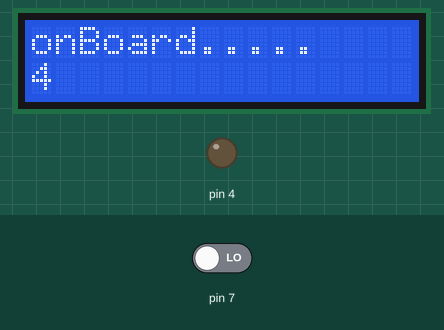
Bench run of a sketch on a simulated Arduino Uno, built with avr-gcc and run on an emulated ATmega328P. On the bench: 16×2 character LCD, output pins drawn as LEDs (lit = HIGH). The inputs (shaded band) are chosen by the test bench; at power-on: pin 7 LOW.

Above: at 4.6 s.
4.7 s: pin 7 driven HIGH
At 5.9 s:
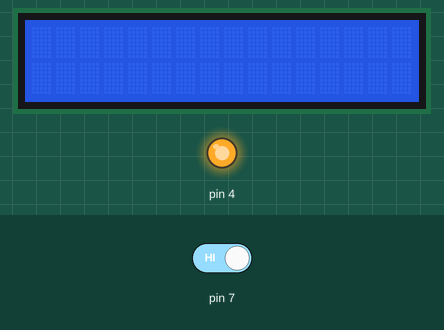
6.2 s: pin 7 driven LOW
At 8.5 s:
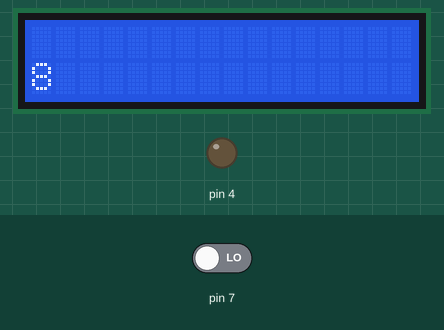
Timing chart, 0 to 10.0 s (numbered marks = the images above; inputs shaded):
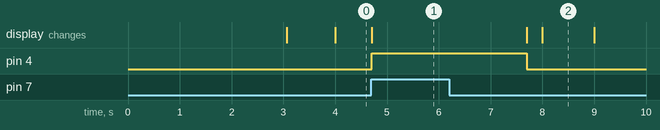

Measured:
- after the input at 4.7 s, pin 4: LOW → HIGH at once; the display: changes at once (image 1)
- after the input at 6.2 s, pin 4: HIGH → LOW after 1.5 s; the display: first changes after 1.5 s (image 2 shows a later state)

The sketch:

LCD2.ino
```cpp
/*
  LiquidCrystal Library - Hello World
 Demonstrates the use a 16x2 LCD display. (16-pin interface)

 This sketch prints "Hello World!" to the LCD and shows the time.

  The circuit:
 * LCD RS pin to digital pin 5
 * LCD Enable pin to digital pin 3
 * LCD D4 pin to digital pin 2
 * LCD D5 pin to digital pin 16
 * LCD D6 pin to digital pin 15
 * LCD D7 pin to digital pin 14
 * LCD R/W pin to ground
 * LCD VSS pin to ground
 * LCD VCC pin to 5V
 * 10K resistor:
 * ends to +5V and ground
 * wiper to LCD VO pin (pin 3)
 */

// include the library code:
#include <LiquidCrystal.h>

// initialize the library with the numbers of the interface pins
const int rs = 5, en = 3, d4 = 2, d5 = 16, d6 = 15, d7 = 14;
LiquidCrystal lcd(rs, en, d4, d5, d6, d7);

void setup() {
  pinMode(7, INPUT);pinMode(4, OUTPUT);
  // set up the LCD's number of columns and rows:
  lcd.begin(16, 2);
  // Print a message to the LCD.
  lcd.print("Welcome ST345");
  delay(3000);
  lcd.clear();
  lcd.print("onBoard.....");
}

void loop() {
  // set the cursor to column 0, line 1
  // (note: line 1 is the second row, since counting begins with 0):
  lcd.setCursor(0, 1);
  // print the number of seconds since reset:
  lcd.print(millis() / 1000);

  // if button at pin 7 is pressed screen should go blank for 3 seconds
  if (digitalRead(7) == HIGH) {
    lcd.clear(); //delay(3000);
    digitalWrite(4, HIGH); delay(3000);digitalWrite(4, LOW);
  }

}
```
